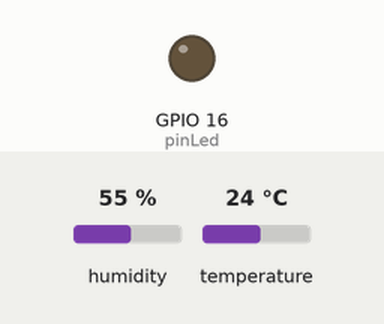
Simulated run of this program. Board: Raspberry Pi (BCM pin numbers). On the bench: output pins drawn as LEDs (lit = HIGH). The inputs (shaded band) are chosen by the test bench; at power-on: temperature 24 °C, humidity 55 %. Requests to the public web service named in the program get a made-up reply in its usual format after 0.4 s (London, UTC, broken clouds, 64 % humidity, 1013 hPa unless stated); what the program prints to the terminal is not drawn.

Above: at 1.2 s.
1.3 s: temperature set to 29 °C
13.0 s: temperature set to 32 °C
At 24.7 s:
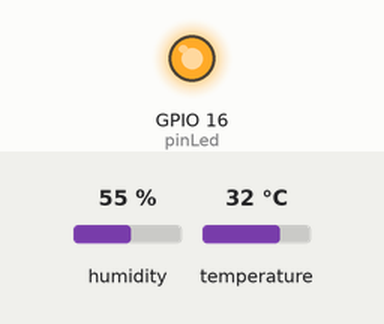
25.0 s: temperature set to 12 °C
At 35.9 s:
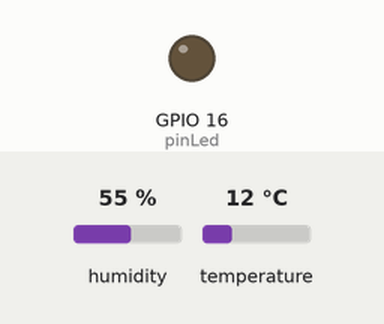
37.0 s: temperature set to 33 °C
At 47.9 s:
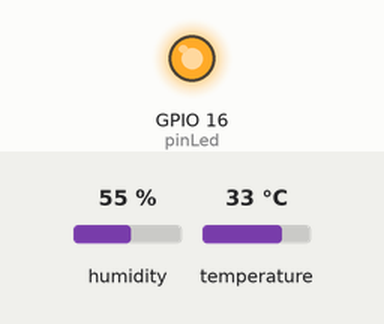
Timing chart, 0 to 49.4 s (numbered marks = the images above; inputs shaded):
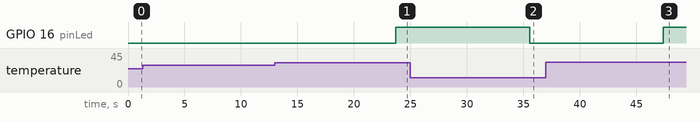

Measured:
- the behaviour switches between 30 and 31 °C on temperature (found by bisection; images 0 and 1)
- after the input at 1.3 s, every drawn part: stays the same
- after the input at 13.0 s, GPIO 16 (pinLed): LOW → HIGH after 10.7 s
- after the input at 25.0 s, GPIO 16 (pinLed): HIGH → LOW after 10.6 s
- after the input at 37.0 s, GPIO 16 (pinLed): LOW → HIGH after 10.4 s

The program:

temperature.py
```python
#!/usr/bin/python3

import RPi.GPIO as GPIO
import Adafruit_DHT
import time
import urllib.request as urllib

sensor = Adafruit_DHT.DHT11

pin = 4
pinLed = 16

GPIO.setmode(GPIO.BCM)
GPIO.setup(pinLed, GPIO.OUT)

while True:
    humidity, temperature = Adafruit_DHT.read_retry(sensor, pin)
    if humidity is not None and temperature is not None:
        print('溫度:{:.1f}, 濕度:{:.0f}%'.format(temperature, humidity))

    response = urllib.urlopen('https://api.thingspeak.com/update?api_key=G2J9RGIKJG8ZA1H0&field1={}&field2={}'.format(humidity, temperature))

    time.sleep(5)

    if temperature >= 31:
        GPIO.output(pinLed, 1)
    elif temperature <= 28:
        GPIO.output(pinLed, 0)
```
